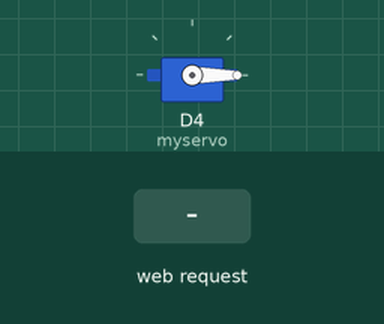
The sketch below on a simulated ESP8266 (NodeMCU). Parts: servo. The test bench sets the inputs (shaded band). WiFi joins after 1.5 s; servers stay silent unless stated; what the sketch prints to the serial monitor is not drawn.

Above: at 3.7 s.
3.8 s: HTTP request GET /sendValue?degrees=120 received
At 6.3 s:
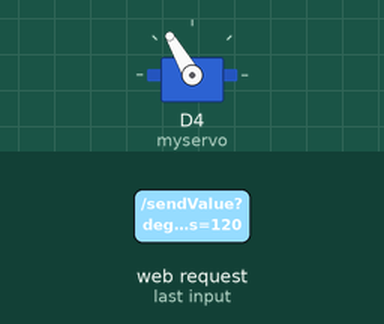
10.6 s: HTTP request GET /sendValue?degrees=0 received
At 12.2 s:
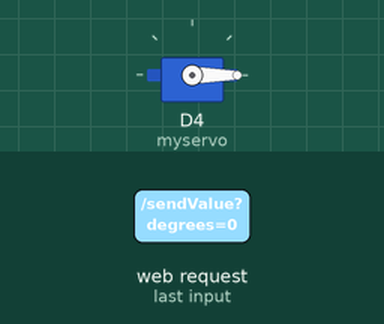
Timing chart, 0 to 13.7 s (numbered marks = the images above; inputs shaded):
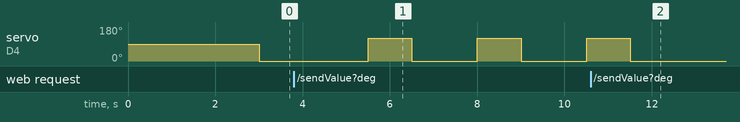

The sketch:

NhietDo_DoAm_Servo_Motor_Wifi.ino
```cpp
// ĐỘNG CƠ SERVO
// Chọn esp8266 => NodeMCU 1.0 (ESP-12E Module)
#include <Servo.h>
Servo myservo;

// Wifi Nên cắm ở cổng bên trái của máy tính (cổng bên trái và phía trên gần với màn hình) thì nó mới nhận
#include <ESP8266WiFi.h>
#include <ESP8266WebServer.h>
// Servo dây cam nối với D4 của wifi , dây đỏ nối 3V3 của wifi, dây đà nối GND của wifi
ESP8266WebServer server(80);
// Đối với wifi khi setup cổng thì cần thêm A với  D ví dụ A0, D4

// Nhiệt độ - độ ẩm
#include "dht11.h"
#define DHT11_PIN 4  // D2 (chân số) , digital

dht11 DHT;


void setup() {
  Serial.begin(9600);
  delay(1000);
  WiFi.begin("Tan 2", "111222333"); //SSID && Pasword
  while (WiFi.waitForConnectResult() != WL_CONNECTED) {
    Serial.println(".");
  }
  Serial.println("IP: ");
  Serial.println(WiFi.localIP());
  server.on("/", [] {
    server.send(200, "text/html",
                "<!DOCTYPE html>"
                "<html>"
                "<head>"
                "<title>Serial Monitor</title>"
                "<script>"
                "window.onload = function() {"
                "readSerial();"
                "};"
                "function readSerial() {"
                "var serialMonitor = document.getElementById('serialMonitor');"
                "var xhttp = new XMLHttpRequest();"
                "xhttp.onreadystatechange = function() {"
                "if (this.readyState == 4 && this.status == 200) {"
                "serialMonitor.value = this.responseText;"
                "serialMonitor.scrollTop = serialMonitor.scrollHeight;"
                "setTimeout(readSerial, 500);"
                "}"
                "};"
                "xhttp.open('GET', 'readSerial', true);"
                "xhttp.send();"
                "}"
                "function sendValue(){"
                "var degreesInput = document.getElementById('degrees');"
                "var xhttp2 =  new XMLHttpRequest();"
                "var degrees = degreesInput.value;"
                "xhttp2.open('POST', 'sendValue', true);"
                "xhttp2.setRequestHeader('Content-type', 'application/x-www-form-urlencoded');"
                "xhttp2.send('degrees=' + degrees);"
                "}"
                "</script>"
                "</head>"
                "<body>"

                "<label>Value Sensor</label><br>"
                "<input type='text' id='serialMonitor' style='width: 500px;'>"
                "<br><br>"
                "<label>Degrees : </label>"
                "<input type='text' name='degrees' id = 'degrees'>"
                "<input type='button' value='Send' onclick = sendValue()>"
                "</body>"

                "</html>");
  });


//
//                "<label>Value Gas Sensor</label><br>"
//                "<textarea id='serialMonitor' style='font-family: monospace; width: 100%; height: 300px; white-space: pre; '></textarea>"
//                "<label>Degrees : </label>"
//                "<input type='text' name='degrees' id = 'degrees'>"
//                "<input type='button' value='Send' onclick = sendValue()>"
// myservo.attach(D4); // D4 của wifi
  myservo.attach(D4, 500, 2400); // fix không quay đủ 180 độ
  //HT.begin(); // Nhiệt độ - độ ẩm
  setupRoutes();
  server.begin();  // Bắt đầu web server
}

// Gửi giá trị đọc được từ cảm biến lên web
void handleReadSerial() {
  //humi = HT.readHumidity();
  //tempC = HT.readTemperature();
  //tempF = HT.readTemperature(true);

  int chk;
  Serial.print("DHT11, \t");
  chk = DHT.read(DHT11_PIN);
  switch(chk) {
    case DHTLIB_OK:
      Serial.print("OK, \t");
      break;
    case DHTLIB_ERROR_CHECKSUM:
      Serial.print("Checksum error, \t");
      break;
    case DHTLIB_ERROR_TIMEOUT:
      Serial.print("Time out error, \t");
      break;
    default:
      Serial.print("Unknown error, \t");
      break;
  }
  int humi = DHT.humidity;
  int tempF= DHT.temperature;
  Serial.print("Do am: ");
  Serial.print(humi);
  Serial.print(", \t Nhiet do: ");
  Serial.print(tempF);
  Serial.println();

   server.send(200, "text/plain", "Doam:" + String(humi) + "% -- Nhietdo: " + String(tempF) + "oC" + "\n");
  // Serial.print("Humidity:");
  // Serial.print(humi,0);
  // Serial.print("%");
  // Serial.print(" Temprature:");
  // Serial.print(tempC,1);
  // Serial.print("oC ~ ");
  // Serial.print(tempF,1);
  // Serial.println("oF");
}

// Nhận giá trị độ từ web để điều khiển servo
int receivedValue = 0;
void handleSendValue() {
  if (server.hasArg("degrees")) {
    receivedValue = server.arg("degrees").toInt();
  }
}

void setupRoutes() {
  server.on("/readSerial", handleReadSerial);
  server.on("/sendValue", handleSendValue);
}
void loop() {
  // Xử lý các yêu cầu từ client
  server.handleClient();
  delay(500);  // Đợi để hệ thống xử lý các yêu cầu khác
  if (true) {
    //quay servo thuận theo góc INPUT
    myservo.write(receivedValue);
    delay(1000);
    //chỉnh servo về vị trí 0 độ
    myservo.write(0);
    delay(1000);
  }
}
```

Measured:
- after the input at 3.8 s, servo on D4 (myservo): alternates 120° for 1.0 s and 0° for 1.5 s, starting after 1.7 s
- after the input at 10.6 s, servo on D4 (myservo): goes on until 11.5 s, then stays 0°
